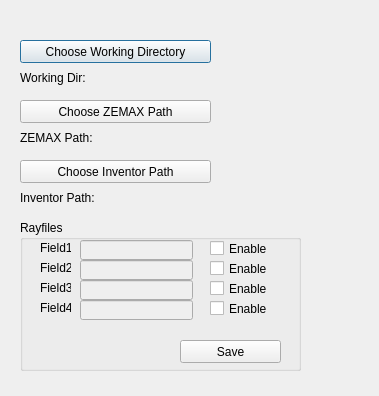
<?xml version="1.0" encoding="UTF-8"?>
<ui version="4.0">
 <class>Dialog</class>
 <widget class="QDialog" name="Dialog">
  <property name="geometry">
   <rect>
    <x>0</x>
    <y>0</y>
    <width>379</width>
    <height>396</height>
   </rect>
  </property>
  <property name="windowTitle">
   <string>Settings</string>
  </property>
  <widget class="QPushButton" name="ChooseWorkingDir">
   <property name="geometry">
    <rect>
     <x>20</x>
     <y>40</y>
     <width>191</width>
     <height>23</height>
    </rect>
   </property>
   <property name="text">
    <string>Choose Working Directory</string>
   </property>
  </widget>
  <widget class="QPushButton" name="ChooseZemaxPath">
   <property name="geometry">
    <rect>
     <x>20</x>
     <y>100</y>
     <width>191</width>
     <height>23</height>
    </rect>
   </property>
   <property name="text">
    <string>Choose ZEMAX Path</string>
   </property>
  </widget>
  <widget class="QLabel" name="label">
   <property name="geometry">
    <rect>
     <x>20</x>
     <y>70</y>
     <width>311</width>
     <height>16</height>
    </rect>
   </property>
   <property name="text">
    <string>Working Dir:</string>
   </property>
  </widget>
  <widget class="QLabel" name="ZemaxPath">
   <property name="geometry">
    <rect>
     <x>20</x>
     <y>130</y>
     <width>311</width>
     <height>16</height>
    </rect>
   </property>
   <property name="text">
    <string>ZEMAX Path: </string>
   </property>
  </widget>
  <widget class="QLabel" name="InventorPath">
   <property name="geometry">
    <rect>
     <x>20</x>
     <y>190</y>
     <width>311</width>
     <height>16</height>
    </rect>
   </property>
   <property name="text">
    <string>Inventor Path: </string>
   </property>
  </widget>
  <widget class="QPushButton" name="ChooseInventorPath">
   <property name="geometry">
    <rect>
     <x>20</x>
     <y>160</y>
     <width>191</width>
     <height>23</height>
    </rect>
   </property>
   <property name="text">
    <string>Choose Inventor Path</string>
   </property>
  </widget>
  <widget class="QGroupBox" name="groupBox">
   <property name="geometry">
    <rect>
     <x>20</x>
     <y>220</y>
     <width>281</width>
     <height>151</height>
    </rect>
   </property>
   <property name="title">
    <string>Rayfiles</string>
   </property>
   <widget class="QLineEdit" name="RayField1">
    <property name="enabled">
     <bool>false</bool>
    </property>
    <property name="geometry">
     <rect>
      <x>60</x>
      <y>20</y>
      <width>113</width>
      <height>20</height>
     </rect>
    </property>
    <property name="readOnly">
     <bool>false</bool>
    </property>
    <property name="clearButtonEnabled">
     <bool>false</bool>
    </property>
   </widget>
   <widget class="QCheckBox" name="RayFieldCheck1">
    <property name="geometry">
     <rect>
      <x>190</x>
      <y>20</y>
      <width>70</width>
      <height>17</height>
     </rect>
    </property>
    <property name="text">
     <string>Enable</string>
    </property>
   </widget>
   <widget class="QPushButton" name="SaveRayFiles">
    <property name="geometry">
     <rect>
      <x>160</x>
      <y>120</y>
      <width>101</width>
      <height>23</height>
     </rect>
    </property>
    <property name="text">
     <string>Save</string>
    </property>
   </widget>
   <widget class="QCheckBox" name="RayFieldCheck2">
    <property name="geometry">
     <rect>
      <x>190</x>
      <y>40</y>
      <width>70</width>
      <height>17</height>
     </rect>
    </property>
    <property name="text">
     <string>Enable</string>
    </property>
   </widget>
   <widget class="QLineEdit" name="RayField2">
    <property name="enabled">
     <bool>false</bool>
    </property>
    <property name="geometry">
     <rect>
      <x>60</x>
      <y>40</y>
      <width>113</width>
      <height>20</height>
     </rect>
    </property>
    <property name="readOnly">
     <bool>false</bool>
    </property>
    <property name="clearButtonEnabled">
     <bool>false</bool>
    </property>
   </widget>
   <widget class="QCheckBox" name="RayFieldCheck3">
    <property name="geometry">
     <rect>
      <x>190</x>
      <y>60</y>
      <width>70</width>
      <height>17</height>
     </rect>
    </property>
    <property name="text">
     <string>Enable</string>
    </property>
   </widget>
   <widget class="QLineEdit" name="RayField3">
    <property name="enabled">
     <bool>false</bool>
    </property>
    <property name="geometry">
     <rect>
      <x>60</x>
      <y>60</y>
      <width>113</width>
      <height>20</height>
     </rect>
    </property>
    <property name="readOnly">
     <bool>false</bool>
    </property>
    <property name="clearButtonEnabled">
     <bool>false</bool>
    </property>
   </widget>
   <widget class="QLineEdit" name="RayField4">
    <property name="enabled">
     <bool>false</bool>
    </property>
    <property name="geometry">
     <rect>
      <x>60</x>
      <y>80</y>
      <width>113</width>
      <height>20</height>
     </rect>
    </property>
    <property name="readOnly">
     <bool>false</bool>
    </property>
    <property name="clearButtonEnabled">
     <bool>false</bool>
    </property>
   </widget>
   <widget class="QCheckBox" name="RayFieldCheck4">
    <property name="geometry">
     <rect>
      <x>190</x>
      <y>80</y>
      <width>70</width>
      <height>17</height>
     </rect>
    </property>
    <property name="text">
     <string>Enable</string>
    </property>
   </widget>
   <widget class="QLabel" name="InventorPath_2">
    <property name="geometry">
     <rect>
      <x>20</x>
      <y>20</y>
      <width>31</width>
      <height>16</height>
     </rect>
    </property>
    <property name="text">
     <string>Field1:</string>
    </property>
   </widget>
   <widget class="QLabel" name="InventorPath_3">
    <property name="geometry">
     <rect>
      <x>20</x>
      <y>40</y>
      <width>31</width>
      <height>16</height>
     </rect>
    </property>
    <property name="text">
     <string>Field2:</string>
    </property>
   </widget>
   <widget class="QLabel" name="InventorPath_4">
    <property name="geometry">
     <rect>
      <x>20</x>
      <y>60</y>
      <width>31</width>
      <height>16</height>
     </rect>
    </property>
    <property name="text">
     <string>Field3:</string>
    </property>
   </widget>
   <widget class="QLabel" name="InventorPath_5">
    <property name="geometry">
     <rect>
      <x>20</x>
      <y>80</y>
      <width>31</width>
      <height>16</height>
     </rect>
    </property>
    <property name="text">
     <string>Field4:</string>
    </property>
   </widget>
  </widget>
 </widget>
 <resources/>
 <connections/>
</ui>
